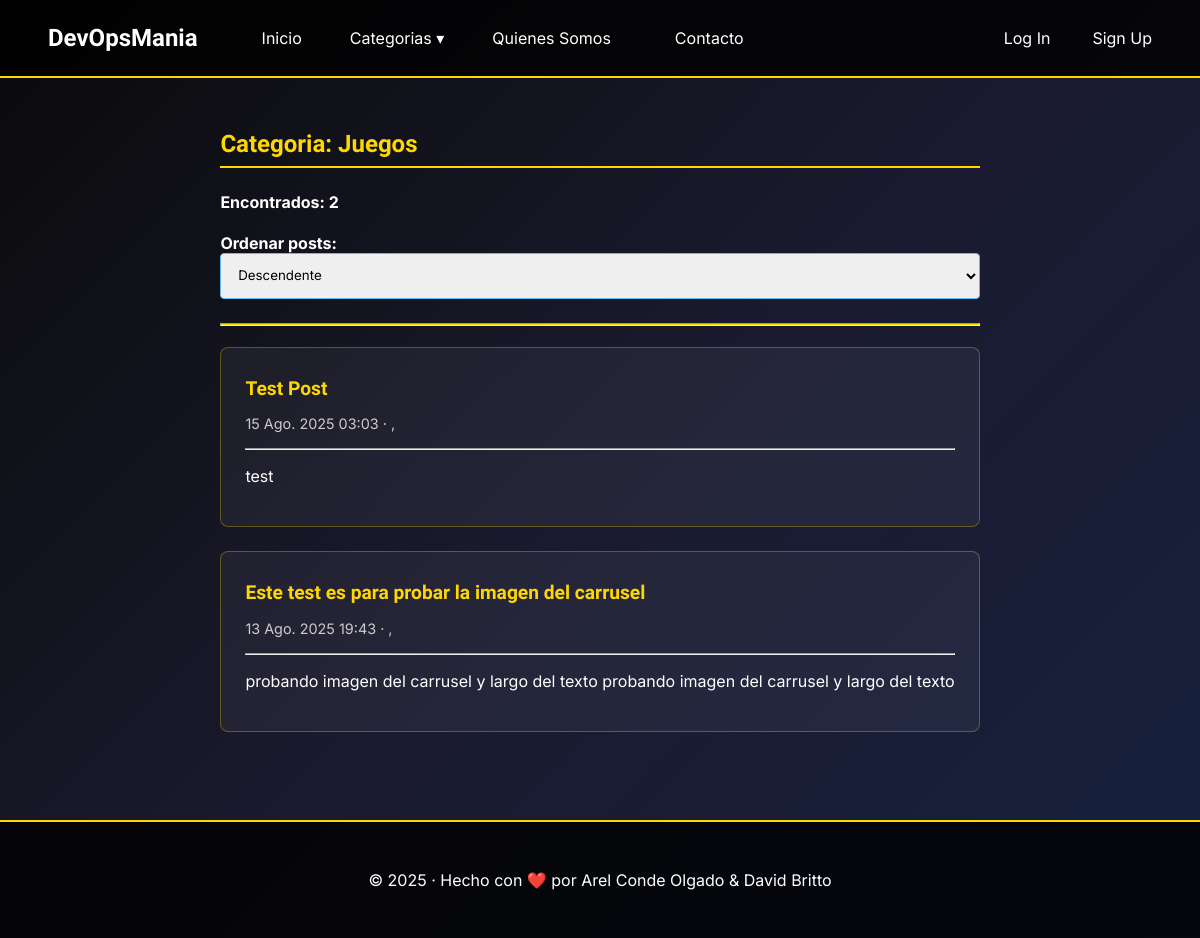
The app's page /categoria/Juegos with its own data.
### apps/posts/models.py (models this page shows, shortened)
class Categoria(models.Model):
    nombre = models.CharField(max_length=30, null=False)

class Post(models.Model):
    titulo = models.CharField(max_length=50, null=False)
    subtitulo = models.CharField(max_length=100, null=True, blank=True)
    fecha = models.DateTimeField(auto_now_add=True)
    texto = RichTextUploadingField()
    imagen = models.ImageField(upload_to='posts/', null=True, blank=True)
    categoria = models.ForeignKey(Categoria, on_delete=models.SET_NULL, null=True, default='Sin categoria')
    autor = models.ForeignKey(settings.AUTH_USER_MODEL, on_delete=models.SET_NULL, null=True)
    destacado = models.BooleanField(default=False)
    publicado = models.DateTimeField(default=timezone.now)
    likes = models.ManyToManyField(Usuario, related_name='blog_post')
    class Meta:
        ordering = ('-publicado',)

### apps/usuario/models.py (models this page shows, shortened)
class Usuario(AbstractUser):
    def __str__(self):
        return f'{self.last_name}, {self.first_name}'

### apps/posts/views.py (the view)
# urls.py: path('categoria/<str:nombre>', CategoryListView.as_view(), name='categorias'),
class CategoryListView(generic.ListView):
    model = Post
    template_name = 'categorias.html'
    def get_queryset(self):
        query = self.request.path.replace('/categoria/','')
        orden = self.request.GET.get('orden', 'desc')
        post_list = Post.objects.filter(categoria__nombre = query).filter(
            publicado__lte=timezone.now()
        )
        if orden == 'asc':
            post_list = post_list.order_by('publicado')
        elif orden == 'desc':
            post_list = post_list.order_by('-publicado')
        elif orden == 'az':
            post_list = post_list.order_by('titulo')
        else:
            post_list = post_list.order_by('-titulo')
        return post_list

### apps/posts/context_processors.py (called while the page is built)
def procesar_categorias(request):
    categorias = Categoria.objects.all()
    return {
        'categorias': categorias
    }

def urlcategorias(request):
    urlsplit = request.path.split('/')
    return {
        'urlcategorias' : urlsplit
    }

### apps/posts/templates/categorias.html (shortened to what this page needs)
{% extends 'base.html' %}
{% block content %}
<div class="container-xxl bd-gutter mt-3 my-md-4 bd-layout">
    <main class="container">
        <div class="row g-5">
            <div class="col-md-8">
                <h2 class="section-title">
                    Categoria: {{ urlcategorias.2 }}
                </h2>
                <div class="col-md-4">
                    <div class="position-sticky" style="top: 2rem;">
                        <div class="p-4 mb-3 bg-light rounded">
                            <h4 class="fst-italic">Encontrados: {{ post_list|length }}</h4>
                            <h4>Ordenar posts:
                                <form method="get">
                                    <select name="orden" id="orden" onchange="this.form.submit()" class="form-select form-select-sm" aria-label="Small select example">
                                        <option value="desc" {% if request.GET.orden == "desc" %}selected{% endif %}>Descendente</option>
                                    </select>
                                    <hr class="yellow-hr">
                                </form>
                            </h4>
                        </div>
                    </div>
                </div>
                {% for post in post_list %}
                    <article class="blog-post">
                        <h2 class="blog-post-title">
                            <a href="{% url 'post_detail' post.id %}" class="post-link">
                                {{ post.titulo }}
                            </a>
                        </h2>
                        <p class="blog-post-meta">{{ post.publicado }} · {{ post.autor }}</p>
                        <hr>
                        <p>{{ post.subtitulo }}</p>
                    </article>
                {% endfor %}
            </div>
        </div>
    </main>
</div>
{% endblock %}

### static/css/style.css (style rules this page uses)
body { margin: 0; padding: 0; font-family: 'Inter', sans-serif; background: #0a0a0a; color: #fff; }
.section-title { color: #ffd700; border-bottom: 2px solid #ffd700; padding-bottom: 0.5rem; margin-bottom: 1.5rem; font-family: 'Orbitron', sans-serif; }
.blog-post { background: rgba(255, 255, 255, 0.05); padding: 1.5rem; border-radius: 8px; margin-bottom: 1.5rem; border: 1px solid rgba(255, 215, 0, 0.3); }
.blog-post-title { margin: 0 0 0.5rem 0; }
.post-link { color: #ffd700; text-decoration: none; font-size: 1.2rem; font-family: 'Orbitron', sans-serif; font-weight: 600; }
.blog-post-meta { color: #ccc; font-size: 0.9rem; margin-bottom: 1rem; }
form input[type="text"], form textarea, form select { width: 100%; padding: 0.8rem; margin-bottom: 1rem; border: 1px solid #64b9f1; border-radius: 4px; font-family: inherit; }
.yellow-hr { height: 1px; color: #ffd700; background-color: #ffd700; }

### records on screen
Categoria: nombre "Juegos"
Post: titulo "Test Post", publicado "15 Ago. 2025 03:03", autor ",", subtitulo "test"
Post: titulo "Este test es para probar la imagen del carrusel", publicado "13 Ago. 2025 19:43", autor ",", subtitulo "probando imagen del carrusel y largo del texto probando imagen del carrusel y largo del texto"

### other values on screen
{{ post_list|length }} "2"
